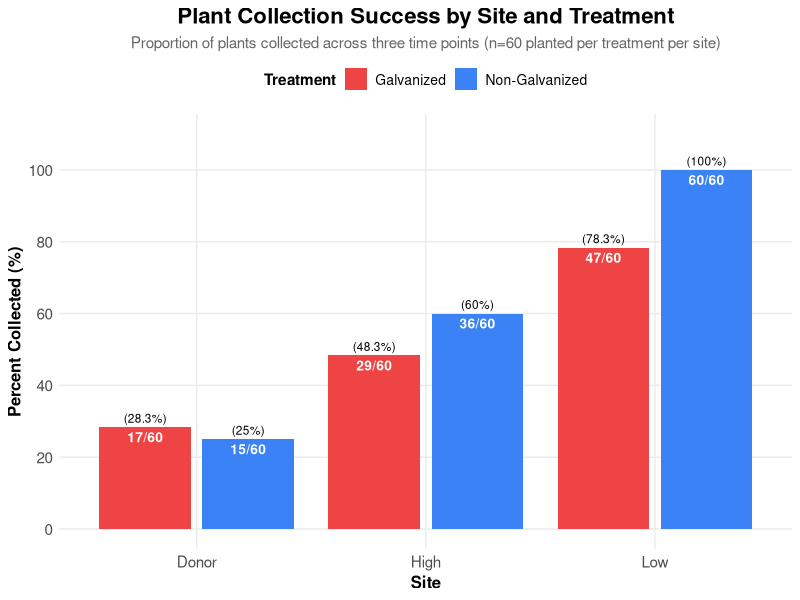
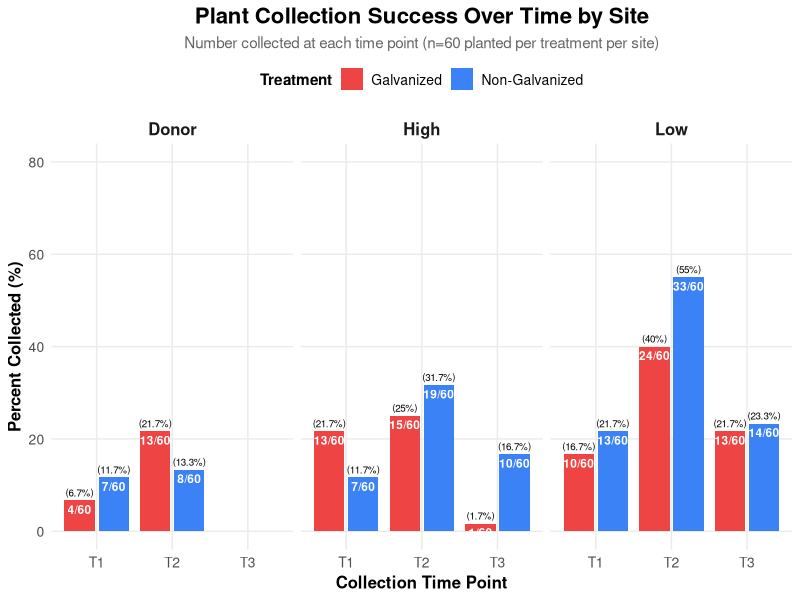

Reproduce these figures in R, in order.
### LOAD PACKAGES
library(tidyverse)

#read in data
data<- read_csv("raw_data/plant_data.csv")

#peek at the data 
str(data)
head(data)
View(data)
names(data)


# First, let's see what values exist for collection_point and site
unique(data$collection_point)
unique(data$site)

# Count natural plants collected at T0
data %>%
  filter(
    !is.na(date_collected),           # Must have been collected
    tolower(collection_point) == "t0", # At T0 time point
    tolower(site) == "natural") %>%         # Natural site
  nrow()


# See all combinations of site and collection_point with counts
site_time_summary <- data %>%
  filter(!is.na(date_collected)) %>%
  count(site, collection_point) %>%
  arrange(site, collection_point)
site_time_summary

# Full summary with site, collection_point, and treatment
full_summary <- data %>%
  filter(!is.na(date_collected)) %>%
  count(site, collection_point, g_ng) %>%
  arrange(site, collection_point, g_ng)

print(full_summary)

# Alternative view: wider format for easier reading
full_summary_wide <- data %>%
  filter(!is.na(date_collected)) %>%
  count(site, collection_point, g_ng) %>%
  pivot_wider(
    names_from = g_ng,
    values_from = n,
    values_fill = 0
  ) %>%
  arrange(site, collection_point)

print(full_summary_wide)

# Calculate proportions collected at each site
# 60 galvinized (g) and 60 not galvanized (ng) planted at each experimental site

proportion_summary <- data %>%
  filter(!is.na(collection_point), 
         site %in% c("high", "low", "donor"),  # Only experimental sites
         collection_point %in% c("t1", "t2", "t3")) %>%
  count(site, g_ng) %>%
  mutate(
    planted = 60,
    proportion_collected = n / planted,
    percent_collected = (n / planted) * 100)

print(proportion_summary)

# By site and time point
proportion_by_time <- data %>%
  filter(!is.na(date_collected), 
         site %in% c("high", "low"),
         collection_point %in% c("t1", "t2", "t3")) %>%
  count(site, collection_point, g_ng) %>%
  mutate(
    planted = 60,
    proportion_collected = n / planted,
    percent_collected = (n / planted) * 100) %>%
  arrange(site, collection_point, g_ng)

print(proportion_by_time)

# Total by site (all time points combined)
total_by_site <- data %>%
  filter(!is.na(date_collected), 
         site %in% c("high", "low"),
         collection_point %in% c("t1", "t2", "t3")) %>%
  count(site, g_ng) %>%
  mutate(
    planted = 60,
    total_collected = n,
    proportion = n / planted,
    percent = (n / planted) * 100)
print(total_by_site)

# Remove non-numeric IDs, keep only numeric plant IDs (this is plants that keptt origonial tag)
data_numeric_only <- data %>%
  filter(!is.na(id), id != "", !grepl("[^0-9]", id))

# Check how many rows were removed
print(paste("Original rows:", nrow(data)))
print(paste("Rows with numeric IDs:", nrow(data_numeric_only)))
print(paste("Rows removed:", nrow(data) - nrow(data_numeric_only)))

# Verify the IDs are now all numeric
print("Sample of remaining IDs:")
print(head(data_numeric_only$id, 20))

# Now recalculate your proportion summary with cleaned data
proportion_by_time_clean <- data_numeric_only %>%
  filter(!is.na(date_collected), 
         site %in% c("high", "low", "donor"),
         collection_point %in% c("t1", "t2", "t3")) %>%
  count(site, collection_point, g_ng) %>%
  mutate(
    planted = 60,
    proportion_collected = n / planted,
    percent_collected = (n / planted) * 100) %>%
  arrange(site, collection_point, g_ng)

print(proportion_by_time_clean)

# Total by site (all time points combined)
total_by_site <- data_numeric_only %>%
  filter(!is.na(date_collected), 
         site %in% c("high", "low", "donor"),
         collection_point %in% c("t1", "t2", "t3")) %>%
  count(site, g_ng) %>%
  mutate(
    planted = 60,
    total_collected = n,
    proportion = n / planted,
    percent = (n / planted) * 100)
print(total_by_site)


# Create a plot to visualize this
# Filter out NA treatments and aggregate by site
proportion_plot_data <- proportion_by_time_clean %>%
  filter(!is.na(g_ng), g_ng != "NA") %>%
  group_by(site, g_ng) %>%
  summarise(
    n = sum(n),
    planted = 60,
    percent_collected = (n / planted) * 100,
    .groups = 'drop')

ggplot(proportion_plot_data, aes(x = site, y = percent_collected, fill = g_ng)) +
  geom_bar(stat = "identity", position = position_dodge(width = 0.9), width = 0.8) +
  geom_text(aes(label = paste0(n, "/60")), 
            position = position_dodge(width = 0.9), 
            vjust = 1.5, 
            size = 3.5,
            color = "white",
            fontface = "bold") +
  geom_text(aes(label = paste0("(", round(percent_collected, 1), "%)")), 
            position = position_dodge(width = 0.9), 
            vjust = -0.5, 
            size = 3) +
  scale_fill_manual(values = c("g" = "#ef4444", "ng" = "#3b82f6"),
                    labels = c("g" = "Galvanized", "ng" = "Non-Galvanized"),
                    name = "Treatment") +
  labs(title = "Plant Collection Success by Site and Treatment",
       subtitle = "Proportion of plants collected across three time points (n=60 planted per treatment per site)",
       x = "Site",
       y = "Percent Collected (%)") +
  scale_y_continuous(limits = c(0, 110), breaks = seq(0, 100, 20)) +
  scale_x_discrete(labels = c("donor" = "Donor", "high" = "High", "low" = "Low")) +
  theme_minimal() +
  theme(
    plot.title = element_text(size = 16, face = "bold", hjust = 0.5),
    plot.subtitle = element_text(size = 11, hjust = 0.5, color = "gray40"),
    axis.title = element_text(size = 12, face = "bold"),
    axis.text = element_text(size = 11),
    legend.position = "top",
    legend.title = element_text(size = 11, face = "bold"),
    legend.text = element_text(size = 10),
    panel.grid.minor = element_blank())

# Prepare data for time point visualization
time_point_data <- proportion_by_time_clean %>%
  filter(!is.na(g_ng), g_ng != "NA", 
         site %in% c("donor", "high", "low"),
         collection_point %in% c("t1", "t2", "t3"))

# Plot collection over time points
ggplot(time_point_data, aes(x = collection_point, y = percent_collected, fill = g_ng)) +
  geom_bar(stat = "identity", position = position_dodge(width = 0.9), width = 0.8) +
  geom_text(aes(label = paste0(n, "/60")), 
            position = position_dodge(width = 0.9), 
            vjust = 1.5, 
            size = 3,
            color = "white",
            fontface = "bold") +
  geom_text(aes(label = paste0("(", round(percent_collected, 1), "%)")), 
            position = position_dodge(width = 0.9), 
            vjust = -0.5, 
            size = 2.5) +
  facet_wrap(~ site, labeller = labeller(site = c("donor" = "Donor", 
                                                  "high" = "High", 
                                                  "low" = "Low"))) +
  scale_fill_manual(values = c("g" = "#ef4444", "ng" = "#3b82f6"),
                    labels = c("g" = "Galvanized", "ng" = "Non-Galvanized"),
                    name = "Treatment") +
  labs(title = "Plant Collection Success Over Time by Site",
       subtitle = "Number collected at each time point (n=60 planted per treatment per site)",
       x = "Collection Time Point",
       y = "Percent Collected (%)") +
  scale_y_continuous(limits = c(0, 80), breaks = seq(0, 80, 20)) +
  scale_x_discrete(labels = c("t1" = "T1", "t2" = "T2", "t3" = "T3")) +
  theme_minimal() +
  theme(
    plot.title = element_text(size = 16, face = "bold", hjust = 0.5),
    plot.subtitle = element_text(size = 11, hjust = 0.5, color = "gray40"),
    axis.title = element_text(size = 12, face = "bold"),
    axis.text = element_text(size = 10),
    legend.position = "top",
    legend.title = element_text(size = 11, face = "bold"),
    legend.text = element_text(size = 10),
    strip.text = element_text(size = 12, face = "bold"),
    panel.grid.minor = element_blank())
